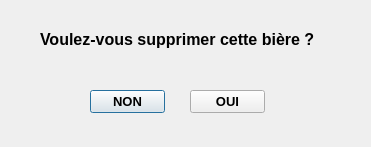
<?xml version="1.0" encoding="UTF-8"?>
<ui version="4.0">
 <class>Dialog</class>
 <widget class="QDialog" name="Dialog">
  <property name="geometry">
   <rect>
    <x>0</x>
    <y>0</y>
    <width>371</width>
    <height>147</height>
   </rect>
  </property>
  <property name="windowTitle">
   <string>Dialog</string>
  </property>
  <widget class="QPushButton" name="non">
   <property name="geometry">
    <rect>
     <x>90</x>
     <y>90</y>
     <width>75</width>
     <height>23</height>
    </rect>
   </property>
   <property name="font">
    <font>
     <pointsize>10</pointsize>
     <weight>75</weight>
     <bold>true</bold>
    </font>
   </property>
   <property name="text">
    <string>NON</string>
   </property>
  </widget>
  <widget class="QPushButton" name="oui">
   <property name="geometry">
    <rect>
     <x>190</x>
     <y>90</y>
     <width>75</width>
     <height>23</height>
    </rect>
   </property>
   <property name="font">
    <font>
     <pointsize>10</pointsize>
     <weight>75</weight>
     <bold>true</bold>
    </font>
   </property>
   <property name="text">
    <string>OUI</string>
   </property>
  </widget>
  <widget class="QLabel" name="label">
   <property name="geometry">
    <rect>
     <x>40</x>
     <y>30</y>
     <width>294</width>
     <height>19</height>
    </rect>
   </property>
   <property name="font">
    <font>
     <pointsize>12</pointsize>
     <weight>75</weight>
     <bold>true</bold>
    </font>
   </property>
   <property name="text">
    <string>Voulez-vous supprimer cette bière ?</string>
   </property>
  </widget>
 </widget>
 <resources/>
 <connections/>
</ui>
